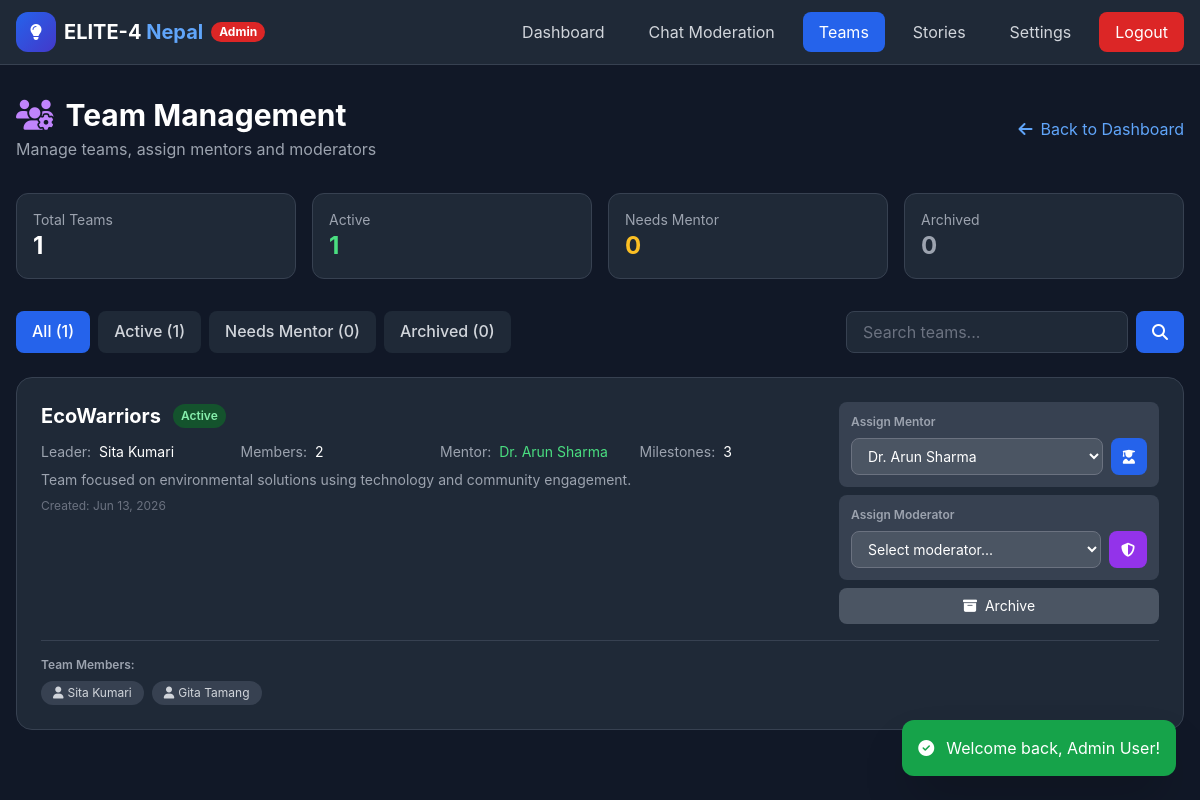
The page /admin_teams.php (signed in) on the database its author committed.
### tables this page shows
CREATE TABLE `teams` (
  `id` INT AUTO_INCREMENT PRIMARY KEY,
  `name` VARCHAR(100) NOT NULL,
  `description` TEXT DEFAULT NULL,
  `leader_id` INT NOT NULL,
  `is_public` TINYINT(1) DEFAULT 1,
  `required_skills` TEXT DEFAULT NULL,
  `problem_id` INT DEFAULT NULL,
  `mentor_id` INT DEFAULT NULL,
  `members` JSON DEFAULT NULL,
  `rank_points` INT DEFAULT 0,
  `status` ENUM('active', 'completed', 'archived', 'inactive') DEFAULT 'active',
  `gold_badge` TINYINT(1) DEFAULT 0,
  `projects_completed` INT DEFAULT 0,
  `last_progress_update` TIMESTAMP NULL DEFAULT NULL,
  `is_inactive` TINYINT(1) DEFAULT 0,
  `created_at` TIMESTAMP DEFAULT CURRENT_TIMESTAMP,
  FOREIGN KEY (`leader_id`) REFERENCES `users`(`id`) ON DELETE CASCADE,
  FOREIGN KEY (`mentor_id`) REFERENCES `users`(`id`) ON DELETE SET NULL
);

CREATE TABLE `users` (
  `id` INT AUTO_INCREMENT PRIMARY KEY,
  `name` VARCHAR(100) NOT NULL,
  `email` VARCHAR(100) UNIQUE NOT NULL,
  `phone` VARCHAR(20) DEFAULT NULL,
  `password` VARCHAR(255) NOT NULL,
  `role` ENUM('citizen', 'student', 'sponsor', 'mentor', 'admin', 'moderator') NOT NULL DEFAULT 'citizen',
  `bio` TEXT DEFAULT NULL,
  `skills` TEXT DEFAULT NULL,
  `profile_photo` VARCHAR(255) DEFAULT NULL,
  `date_of_birth` DATE DEFAULT NULL,
  `is_active` TINYINT(1) DEFAULT 1,
  `trust_score` INT DEFAULT 100,
  `projects_completed` INT DEFAULT 0,
  `created_at` TIMESTAMP DEFAULT CURRENT_TIMESTAMP,
  `updated_at` TIMESTAMP DEFAULT CURRENT_TIMESTAMP ON UPDATE CURRENT_TIMESTAMP
);

CREATE TABLE `team_members` (
  `id` INT AUTO_INCREMENT PRIMARY KEY,
  `team_id` INT NOT NULL,
  `user_id` INT NOT NULL,
  `role` ENUM('member', 'co-leader') DEFAULT 'member',
  `joined_at` TIMESTAMP DEFAULT CURRENT_TIMESTAMP,
  FOREIGN KEY (`team_id`) REFERENCES `teams`(`id`) ON DELETE CASCADE,
  FOREIGN KEY (`user_id`) REFERENCES `users`(`id`) ON DELETE CASCADE,
  UNIQUE KEY `unique_team_member` (`team_id`, `user_id`)
);

### config.php (called while the page is built, shortened)
<?php
function e($string) {
    return htmlspecialchars($string ?? '', ENT_QUOTES, 'UTF-8');
}
function getFlash() {
    if (isset($_SESSION['flash'])) {
        $flash = $_SESSION['flash'];
        return $flash;
    }
    return null;
}
?>

### admin_teams.php (the view, shortened to what this page needs)
<?php
require_once 'config.php';
global $conn;
$filter = $_GET['filter'] ?? 'all';
$search = trim($_GET['search'] ?? '');
$where = "1=1";
$sql = "SELECT t.*,
               u.name as leader_name, u.email as leader_email,
               m.name as mentor_name,
               (SELECT COUNT(*) FROM team_members WHERE team_id = t.id) as member_count,
               (SELECT COUNT(*) FROM team_milestones WHERE team_id = t.id) as milestone_count
        FROM teams t
        LEFT JOIN users u ON t.leader_id = u.id
        LEFT JOIN users m ON t.mentor_id = m.id
        WHERE $where ORDER BY t.created_at DESC";
$stmt = $conn->prepare($sql);
$stmt->execute();
$r = $stmt->get_result();
$teams = $r ? $r->fetch_all(MYSQLI_ASSOC) : [];
$qm = $conn->query("SELECT id, name, email FROM users WHERE role = 'mentor' ORDER BY name"); $mentors = $qm ? $qm->fetch_all(MYSQLI_ASSOC) : [];
$qmo = $conn->query("SELECT id, name, email FROM users WHERE role = 'mentor' ORDER BY name"); $moderators = $qmo ? $qmo->fetch_all(MYSQLI_ASSOC) : [];
$stats = [];
$qs1 = $conn->query("SELECT COUNT(*) as c FROM teams"); $stats['total'] = $qs1 ? (int)$qs1->fetch_assoc()['c'] : 0;
$qs2 = $conn->query("SELECT COUNT(*) as c FROM teams WHERE status = 'active'"); $stats['active'] = $qs2 ? (int)$qs2->fetch_assoc()['c'] : 0;
$qs3 = $conn->query("SELECT COUNT(*) as c FROM teams WHERE status = 'archived'"); $stats['archived'] = $qs3 ? (int)$qs3->fetch_assoc()['c'] : 0;
$qs4 = $conn->query("SELECT COUNT(*) as c FROM teams WHERE mentor_id IS NULL AND status = 'active'"); $stats['needs_mentor'] = $qs4 ? (int)$qs4->fetch_assoc()['c'] : 0;
?>
<!DOCTYPE html>
<html lang="en">
<head>
    <script src="https://cdn.tailwindcss.com"></script>
    <link rel="stylesheet" href="https://cdnjs.cloudflare.com/ajax/libs/font-awesome/6.5.1/css/all.min.css">
</head>
<body class="bg-gray-900">
    <nav class="bg-gray-800 border-b border-gray-700 sticky top-0 z-50">
        <div class="max-w-7xl mx-auto px-4">
            <div class="flex justify-between items-center h-16">
                <div class="flex items-center space-x-3">
                    <a href="index.php" class="flex items-center space-x-2">
                        <div class="w-10 h-10 bg-gradient-to-br from-blue-600 to-indigo-700 rounded-xl flex items-center justify-center">
                            <i class="fas fa-lightbulb text-white"></i>
                        </div>
                        <span class="font-bold text-xl text-white">ELITE-4 <span class="text-blue-400">Nepal</span></span>
                        <span class="ml-2 px-2 py-0.5 bg-red-600 text-white text-xs rounded-full font-bold">Admin</span>
                    </a>
                </div>
                <div class="hidden md:flex items-center space-x-3">
                    <a href="admin_dashboard.php" class="px-4 py-2 text-gray-300 hover:bg-gray-700 rounded-lg">Dashboard</a>
                    <a href="admin_chat_moderation.php" class="px-4 py-2 text-gray-300 hover:bg-gray-700 rounded-lg">Chat Moderation</a>
                    <a href="admin_teams.php" class="px-4 py-2 bg-blue-600 text-white rounded-lg">Teams</a>
                    <a href="admin_success_stories.php" class="px-4 py-2 text-gray-300 hover:bg-gray-700 rounded-lg">Stories</a>
                    <a href="admin_commission.php" class="px-4 py-2 text-gray-300 hover:bg-gray-700 rounded-lg">Settings</a>
                    <a href="logout.php" class="px-4 py-2 bg-red-600 text-white rounded-lg hover:bg-red-700">Logout</a>
                </div>
            </div>
        </div>
    </nav>
    <div class="max-w-7xl mx-auto px-4 py-8">
        <div class="flex flex-col md:flex-row justify-between items-start md:items-center mb-8">
            <div>
                <h1 class="text-3xl font-bold text-white">
                    <i class="fas fa-users-cog text-purple-400 mr-3"></i>Team Management
                </h1>
                <p class="text-gray-400 mt-1">Manage teams, assign mentors and moderators</p>
            </div>
            <a href="admin_dashboard.php" class="mt-4 md:mt-0 text-blue-400 hover:underline">
                <i class="fas fa-arrow-left mr-2"></i>Back to Dashboard
            </a>
        </div>
        <div class="grid grid-cols-2 md:grid-cols-4 gap-4 mb-8">
            <div class="bg-gray-800 p-4 rounded-xl border border-gray-700">
                <p class="text-gray-400 text-sm">Total Teams</p>
                <p class="text-2xl font-bold text-white"><?= $stats['total'] ?></p>
            </div>
            <div class="bg-gray-800 p-4 rounded-xl border border-gray-700">
                <p class="text-gray-400 text-sm">Active</p>
                <p class="text-2xl font-bold text-green-400"><?= $stats['active'] ?></p>
            </div>
            <div class="bg-gray-800 p-4 rounded-xl border border-gray-700">
                <p class="text-gray-400 text-sm">Needs Mentor</p>
                <p class="text-2xl font-bold text-amber-400"><?= $stats['needs_mentor'] ?></p>
            </div>
            <div class="bg-gray-800 p-4 rounded-xl border border-gray-700">
                <p class="text-gray-400 text-sm">Archived</p>
                <p class="text-2xl font-bold text-gray-400"><?= $stats['archived'] ?></p>
            </div>
        </div>
        <div class="flex flex-wrap gap-2 mb-6">
            <a href="?filter=all" class="px-4 py-2 rounded-lg font-medium <?= $filter === 'all' ? 'bg-blue-600 text-white' : 'bg-gray-800 text-gray-300 hover:bg-gray-700' ?>">
                All (<?= $stats['total'] ?>)
            </a>
            <a href="?filter=active" class="px-4 py-2 rounded-lg font-medium <?= $filter === 'active' ? 'bg-green-600 text-white' : 'bg-gray-800 text-gray-300 hover:bg-gray-700' ?>">
                Active (<?= $stats['active'] ?>)
            </a>
            <a href="?filter=needs_mentor" class="px-4 py-2 rounded-lg font-medium <?= $filter === 'needs_mentor' ? 'bg-amber-600 text-white' : 'bg-gray-800 text-gray-300 hover:bg-gray-700' ?>">
                Needs Mentor (<?= $stats['needs_mentor'] ?>)
            </a>
            <a href="?filter=archived" class="px-4 py-2 rounded-lg font-medium <?= $filter === 'archived' ? 'bg-gray-600 text-white' : 'bg-gray-800 text-gray-300 hover:bg-gray-700' ?>">
                Archived (<?= $stats['archived'] ?>)
            </a>
            <form method="GET" class="ml-auto flex gap-2">
                <input type="text" name="search" value="<?= e($search) ?>" placeholder="Search teams..."
                       class="px-4 py-2 bg-gray-800 border border-gray-700 rounded-lg text-white placeholder-gray-500 focus:outline-none focus:ring-2 focus:ring-blue-500">
                <button type="submit" class="px-4 py-2 bg-blue-600 text-white rounded-lg hover:bg-blue-700">
                    <i class="fas fa-search"></i>
                </button>
            </form>
        </div>
        <?php if (empty($teams)): ?>
        <div class="bg-gray-800 rounded-2xl p-12 text-center">
            <i class="fas fa-users text-5xl text-gray-600 mb-4"></i>
            <p class="text-gray-400 text-lg">No teams found matching your criteria.</p>
        </div>
        <?php else: ?>
        <div class="space-y-4">
            <?php foreach ($teams as $team): ?>
            <?php
            $stmt = $conn->prepare("SELECT tm.*, u.name, u.email FROM team_members tm JOIN users u ON tm.user_id = u.id WHERE tm.team_id = ?");
            $stmt->bind_param("i", $team['id']);
            $stmt->execute();
            $r = $stmt->get_result();
            $members = $r ? $r->fetch_all(MYSQLI_ASSOC) : [];
            ?>
            <div class="bg-gray-800 rounded-2xl p-6 border border-gray-700 card-hover transition-all">
                <div class="flex flex-col lg:flex-row justify-between gap-4">
                    <div class="flex-1">
                        <div class="flex items-center gap-3 mb-3">
                            <h3 class="text-xl font-bold text-white"><?= e($team['name']) ?></h3>
                            <span class="px-2 py-1 rounded-full text-xs font-semibold <?= $team['status'] === 'active' ? 'bg-green-900 text-green-300' : ($team['status'] === 'archived' ? 'bg-gray-700 text-gray-400' : 'bg-amber-900 text-amber-300') ?>">
                                <?= ucfirst(e($team['status'])) ?>
                            </span>
                        </div>
                        <div class="grid grid-cols-2 md:grid-cols-4 gap-4 text-sm">
                            <div>
                                <span class="text-gray-400">Leader:</span>
                                <span class="text-white ml-1"><?= e($team['leader_name']) ?></span>
                            </div>
                            <div>
                                <span class="text-gray-400">Members:</span>
                                <span class="text-white ml-1"><?= $team['member_count'] ?></span>
                            </div>
                            <div>
                                <span class="text-gray-400">Mentor:</span>
                                <span class="<?= $team['mentor_name'] ? 'text-green-400' : 'text-amber-400' ?> ml-1">
                                    <?= e($team['mentor_name'] ?? 'Not assigned') ?>
                                </span>
                            </div>
                            <div>
                                <span class="text-gray-400">Milestones:</span>
                                <span class="text-white ml-1"><?= $team['milestone_count'] ?></span>
                            </div>
                        </div>
                        <?php if (!empty($team['description'])): ?>
                        <p class="text-gray-400 text-sm mt-2"><?= e($team['description']) ?></p>
                        <?php endif; ?>
                        <p class="text-gray-500 text-xs mt-2">Created: <?= date('M j, Y', strtotime($team['created_at'])) ?></p>
                    </div>
                    <div class="flex flex-col gap-2 lg:w-80">
                        <div class="bg-gray-700 rounded-lg p-3">
                            <p class="text-xs text-gray-400 mb-2 font-semibold">Assign Mentor</p>
                            <form method="POST" class="flex gap-2">
                                <select name="mentor_id" class="flex-1 px-3 py-2 bg-gray-600 border border-gray-500 rounded-lg text-white text-sm">
                                    <?php foreach ($mentors as $m): ?>
                                    <option value="<?= $m['id'] ?>" <?= $team['mentor_id'] == $m['id'] ? 'selected' : '' ?>>
                                        <?= e($m['name']) ?>
                                    </option>
                                    <?php endforeach; ?>
                                </select>
                                <button type="submit" name="assign_mentor" class="px-3 py-2 bg-blue-600 text-white rounded-lg hover:bg-blue-700 text-sm">
                                    <i class="fas fa-user-graduate"></i>
                                </button>
                            </form>
                        </div>
                        <div class="bg-gray-700 rounded-lg p-3">
                            <p class="text-xs text-gray-400 mb-2 font-semibold">Assign Moderator</p>
                            <form method="POST" class="flex gap-2">
                                <select name="moderator_id" class="flex-1 px-3 py-2 bg-gray-600 border border-gray-500 rounded-lg text-white text-sm">
                                    <option value="">Select moderator...</option>
                                </select>
                                <button type="submit" name="assign_moderator" class="px-3 py-2 bg-purple-600 text-white rounded-lg hover:bg-purple-700 text-sm">
                                    <i class="fas fa-shield-alt"></i>
                                </button>
                            </form>
                        </div>
                        <?php if ($team['status'] === 'archived'): ?>
                        <form method="POST">
                            <input type="hidden" name="team_id" value="<?= $team['id'] ?>">
                            <button type="submit" name="unarchive_team" class="w-full px-4 py-2 bg-green-600 text-white rounded-lg hover:bg-green-700 text-sm">
                                <i class="fas fa-undo mr-2"></i>Restore Team
                            </button>
                        </form>
                        <?php else: ?>
                        <form method="POST" onsubmit="return confirm('Archive this team?');">
                            <button type="submit" name="archive_team" class="w-full px-4 py-2 bg-gray-600 text-white rounded-lg hover:bg-gray-500 text-sm">
                                <i class="fas fa-archive mr-2"></i>Archive
                            </button>
                        </form>
                        <?php endif; ?>
                    </div>
                </div>
                <?php if (!empty($members)): ?>
                <div class="mt-4 pt-4 border-t border-gray-700">
                    <p class="text-xs text-gray-400 font-semibold mb-2">Team Members:</p>
                    <div class="flex flex-wrap gap-2">
                        <?php foreach ($members as $mem): ?>
                        <span class="px-3 py-1 bg-gray-700 text-gray-300 rounded-full text-xs">
                            <i class="fas fa-user mr-1"></i><?= e($mem['name']) ?>
                        </span>
                        <?php endforeach; ?>
                    </div>
                </div>
                <?php endif; ?>
            </div>
            <?php endforeach; ?>
        </div>
        <?php endif; ?>
    </div>
    <?php $flash = getFlash(); ?>
    <?php if ($flash): ?>
    <div class="fixed bottom-6 right-6 z-50 p-4 rounded-xl shadow-2xl <?= $flash['type'] === 'success' ? 'bg-green-600' : 'bg-red-600' ?> text-white">
        <div class="flex items-center gap-3">
            <i class="fas fa-<?= $flash['type'] === 'success' ? 'check-circle' : 'exclamation-circle' ?>"></i>
            <span><?= e($flash['message']) ?></span>
        </div>
    </div>
    <?php endif; ?>
</body>
</html>

### admin_teams.php (style rules this page uses)
body { font-family: 'Inter', sans-serif; }

### rows shown on the page
teams: name "EcoWarriors", status "Active", leader.name "Sita Kumari", member_count "2", mentor.name "Dr. Arun Sharma", milestone_count "3", description "Team focused on environmental solutions using technology and community engagement.", created_at "Jun 13, 2026", mentor_id "Dr. Arun Sharma"
team_members: user.name "Sita Kumari"
team_members: user.name "Gita Tamang"

### other values the page prints
$stats['total'] "1"
$stats['active'] "1"
$stats['needs_mentor'] "0"
$stats['archived'] "0"
$flash['message'] "Welcome back, Admin User!"
